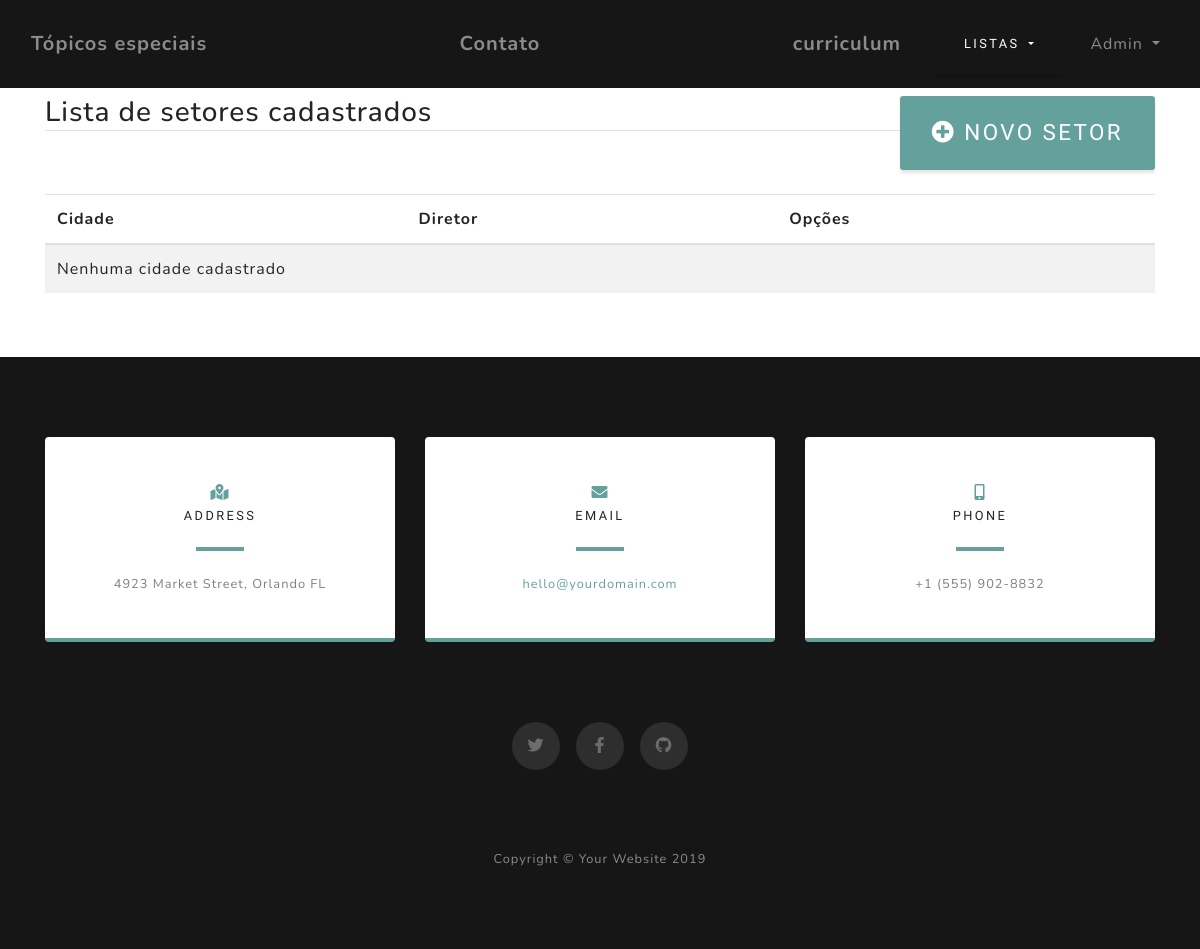
/listar/setor/ (signed in), run on an earlier commit of the app's database.
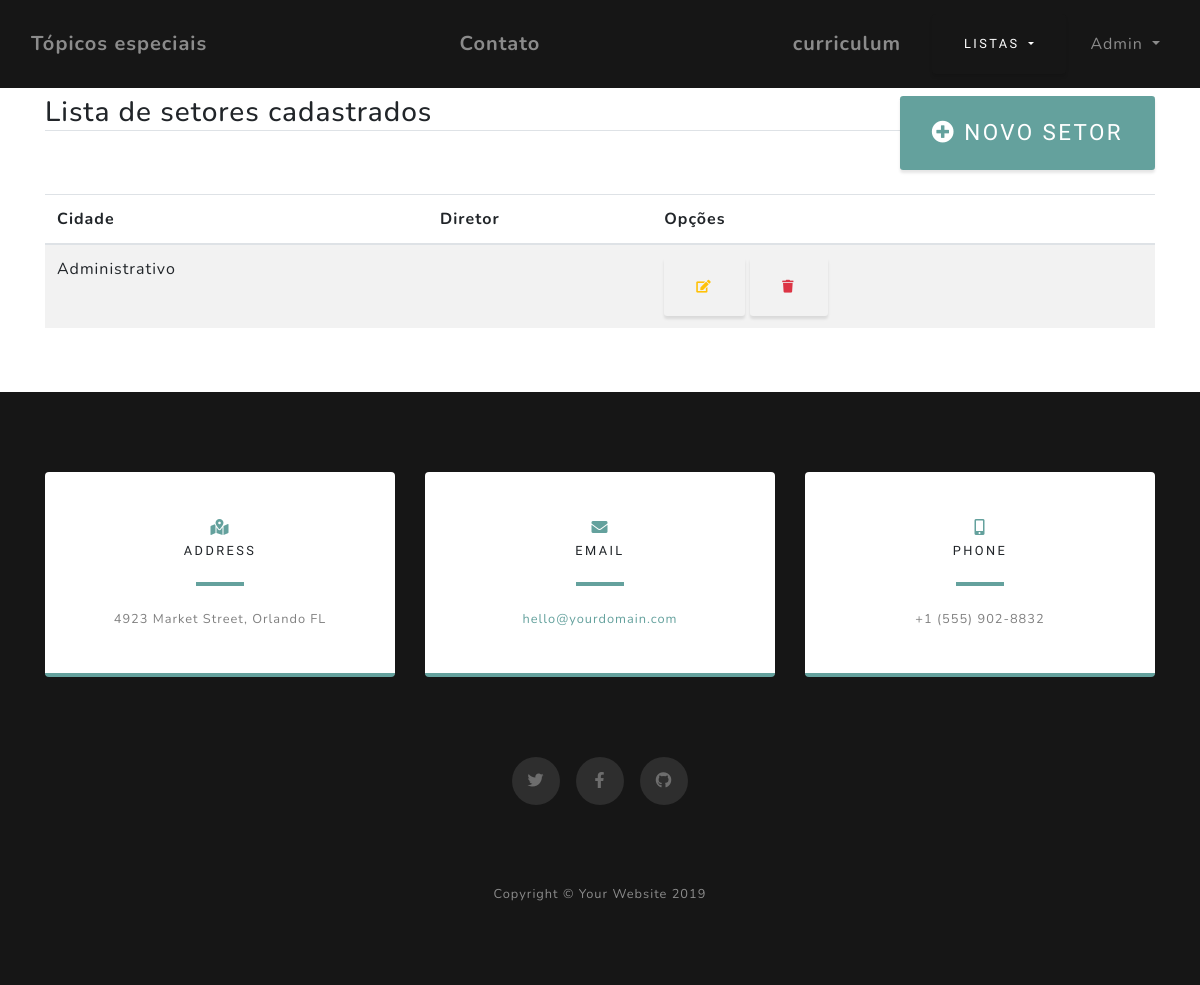
And on a later commit of the database.
### adocao/models.py (models this page shows, shortened)
class Setor(models.Model):
    nome = models.CharField(max_length=50)
    diretor = models.TextField(blank=True, null=True, verbose_name="Setor",
                               )

### adocao/views.py (the view)
# urls.py: path('listar/setor/', SetorList.as_view(), name="listar-setor"),
class SetorList(LoginRequiredMixin, ListView):
    model = Setor
    template_name = "adocao/listas/list_setor.html"

### adocao/templates/adocao/listas/list_setor.html (shortened to what this page needs)
{% extends 'adocao/base.html' %}
{% load static %}
{% block conteudo %}
<div class="container py-5">
    <div class="row mt-5">
        <div class="col-lg">
            <h3 class="border-bottom">
                Lista de setores cadastrados
                <a href="{% url 'cadastrar-setor' %}" class="float-right btn btn-primary btn-sm">
                    <i class="fa fa-plus-circle" aria-hidden="true"></i>
                    Novo Setor
                </a>
            </h3>
        </div>
    </div>
    <div class="row">
        <div class="col-lg mt-4">
            <table class="table table-striped">
                <thead>
                    <tr>
                        <th>Cidade</th>
                        <th>Diretor</th>
                        <th>Opções</th>
                    </tr>
                </thead>
                <tbody>
                    {% for obj in object_list %}
                    <tr>
                        <td>{{ obj.nome }}</td>
                        <td>{{ obj.diretor }}</td>
                        <td>
                            <a href="{% url 'alterar-setor' obj.pk %}" class="btn btn-outline-warning btn-sm">
                                <i class="fa fa-edit" aria-hidden="true"></i>
                            </a>
                            <a href="{% url 'delete-setor' obj.pk %}" class="btn btn-outline-danger btn-sm">
                                <i class="fa fa-trash" aria-hidden="true"></i>
                            </a>
                        </td>
                    </tr>
                    {% empty %}
                    <tr>
                        <td colspan="100%">Nenhuma cidade cadastrado</td>
                    </tr>
                    {% endfor %}
                </tbody>
            </table>
        </div>
    </div>
</div>
{% endblock %}

What changed in the data, as far as the page shows it:
added Setor: nome "Administrativo"
Also different on the page:
text no longer shown: "Nenhuma cidade cadastrado"
